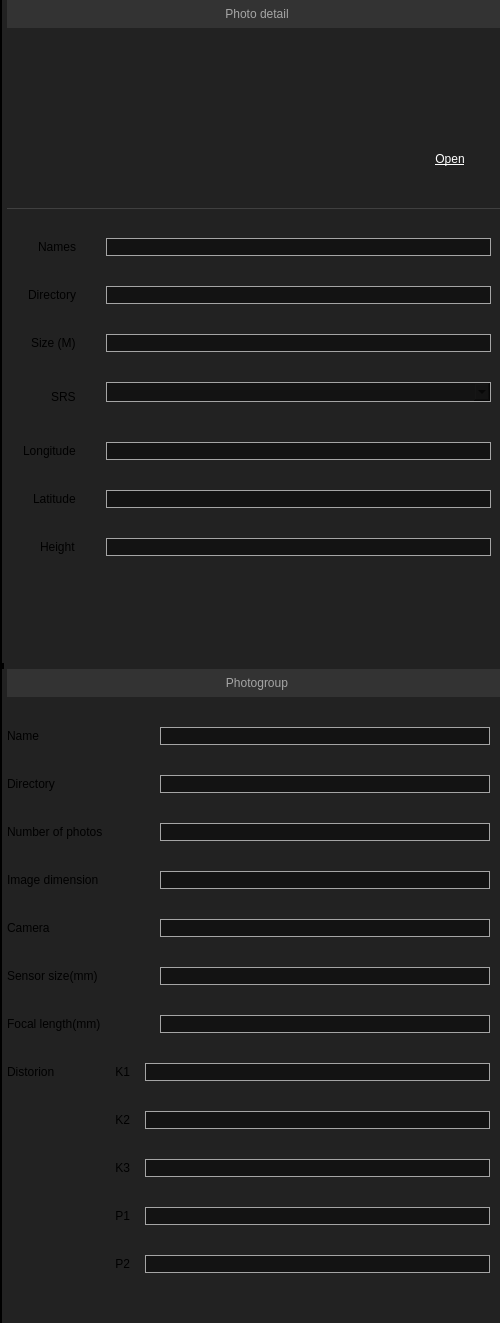
            <widget class="QWidget" name="widget" native="true">
             <property name="minimumSize">
              <size>
               <width>500</width>
               <height>0</height>
              </size>
             </property>
             <property name="maximumSize">
              <size>
               <width>500</width>
               <height>16777215</height>
              </size>
             </property>
             <property name="focusPolicy">
              <enum>Qt::ClickFocus</enum>
             </property>
             <property name="styleSheet">
              <string notr="true">border-left:4px solid  #000000;
background-color: rgb(34, 34, 34);</string>
             </property>
             <layout class="QGridLayout" name="gridLayout_12">
              <property name="leftMargin">
               <number>2</number>
              </property>
              <property name="topMargin">
               <number>0</number>
              </property>
              <property name="rightMargin">
               <number>0</number>
              </property>
              <property name="bottomMargin">
               <number>0</number>
              </property>
              <property name="horizontalSpacing">
               <number>0</number>
              </property>
              <item row="1" column="0">
               <widget class="QWidget" name="wgt_photogroup_info_" native="true">
                <property name="styleSheet">
                 <string notr="true"/>
                </property>
                <layout class="QVBoxLayout" name="verticalLayout_8">
                 <property name="spacing">
                  <number>0</number>
                 </property>
                 <property name="leftMargin">
                  <number>0</number>
                 </property>
                 <property name="topMargin">
                  <number>0</number>
                 </property>
                 <property name="rightMargin">
                  <number>0</number>
                 </property>
                 <property name="bottomMargin">
                  <number>0</number>
                 </property>
                 <item>
                  <widget class="QWidget" name="wgt_form_photogroup" native="true">
                   <property name="enabled">
                    <bool>true</bool>
                   </property>
                   <property name="styleSheet">
                    <string notr="true">QWidget
{
background-color: #222222;
border:0px solid;
}

QLineEdit
{
background-color:#131313;
border:1px solid;
border-color: #A5A5A5;
}
</string>
                   </property>
                   <layout class="QGridLayout" name="gridLayout_5">
                    <property name="leftMargin">
                     <number>5</number>
                    </property>
                    <property name="topMargin">
                     <number>0</number>
                    </property>
                    <property name="rightMargin">
                     <number>10</number>
                    </property>
                    <property name="bottomMargin">
                     <number>10</number>
                    </property>
                    <property name="horizontalSpacing">
                     <number>15</number>
                    </property>
                    <property name="verticalSpacing">
                     <number>30</number>
                    </property>
                    <item row="7" column="3">
                     <widget class="QLineEdit" name="le_photogroup_sensorsize">
                      <property name="styleSheet">
                       <string notr="true"/>
                      </property>
                      <property name="readOnly">
                       <bool>false</bool>
                      </property>
                     </widget>
                    </item>
                    <item row="5" column="0" colspan="2">
                     <widget class="QLabel" name="label_27">
                      <property name="text">
                       <string>Image dimension</string>
                      </property>
                     </widget>
                    </item>
                    <item row="1" column="3">
                     <widget class="QLineEdit" name="le_photogroup_name">
                      <property name="styleSheet">
                       <string notr="true"/>
                      </property>
                      <property name="readOnly">
                       <bool>false</bool>
                      </property>
                     </widget>
                    </item>
                    <item row="11" column="2" colspan="2">
                     <widget class="QLineEdit" name="le_k3_2">
                      <property name="styleSheet">
                       <string notr="true"/>
                      </property>
                      <property name="readOnly">
                       <bool>false</bool>
                      </property>
                     </widget>
                    </item>
                    <item row="2" column="3">
                     <widget class="QLineEdit" name="le_photogroup_dir">
                      <property name="styleSheet">
                       <string notr="true"/>
                      </property>
                      <property name="readOnly">
                       <bool>false</bool>
                      </property>
                     </widget>
                    </item>
                    <item row="8" column="0" colspan="2">
                     <widget class="QLabel" name="label_focalength">
                      <property name="text">
                       <string>Focal length(mm)</string>
                      </property>
                     </widget>
                    </item>
                    <item row="13" column="1">
                     <widget class="QLabel" name="k3Label_2">
                      <property name="minimumSize">
                       <size>
                        <width>60</width>
                        <height>0</height>
                       </size>
                      </property>
                      <property name="text">
                       <string>P2</string>
                      </property>
                      <property name="alignment">
                       <set>Qt::AlignRight|Qt::AlignTrailing|Qt::AlignVCenter</set>
                      </property>
                     </widget>
                    </item>
                    <item row="3" column="0" colspan="3">
                     <widget class="QLabel" name="label_18">
                      <property name="text">
                       <string>Number of photos</string>
                      </property>
                     </widget>
                    </item>
                    <item row="7" column="0" colspan="2">
                     <widget class="QLabel" name="label_28">
                      <property name="text">
                       <string>Sensor size(mm)</string>
                      </property>
                     </widget>
                    </item>
                    <item row="13" column="2" colspan="2">
                     <widget class="QLineEdit" name="le_p2_2">
                      <property name="styleSheet">
                       <string notr="true"/>
                      </property>
                      <property name="readOnly">
                       <bool>false</bool>
                      </property>
                     </widget>
                    </item>
                    <item row="2" column="0">
                     <widget class="QLabel" name="label_16">
                      <property name="text">
                       <string>Directory</string>
                      </property>
                     </widget>
                    </item>
                    <item row="9" column="0">
                     <widget class="QLabel" name="label_30">
                      <property name="text">
                       <string>Distorion</string>
                      </property>
                     </widget>
                    </item>
                    <item row="10" column="2" colspan="2">
                     <widget class="QLineEdit" name="le_k2_2">
                      <property name="styleSheet">
                       <string notr="true"/>
                      </property>
                      <property name="readOnly">
                       <bool>false</bool>
                      </property>
                     </widget>
                    </item>
                    <item row="1" column="0">
                     <widget class="QLabel" name="label_14">
                      <property name="text">
                       <string>Name</string>
                      </property>
                     </widget>
                    </item>
                    <item row="5" column="3">
                     <widget class="QLineEdit" name="le_photogroup_imagesize">
                      <property name="styleSheet">
                       <string notr="true"/>
                      </property>
                      <property name="readOnly">
                       <bool>false</bool>
                      </property>
                     </widget>
                    </item>
                    <item row="9" column="2" colspan="2">
                     <widget class="QLineEdit" name="le_k1_2">
                      <property name="styleSheet">
                       <string notr="true"/>
                      </property>
                      <property name="readOnly">
                       <bool>false</bool>
                      </property>
                     </widget>
                    </item>
                    <item row="6" column="0">
                     <widget class="QLabel" name="label_26">
                      <property name="text">
                       <string>Camera</string>
                      </property>
                     </widget>
                    </item>
                    <item row="6" column="3">
                     <widget class="QLineEdit" name="le_photogroup_camera">
                      <property name="styleSheet">
                       <string notr="true"/>
                      </property>
                      <property name="readOnly">
                       <bool>false</bool>
                      </property>
                     </widget>
                    </item>
                    <item row="0" column="0" colspan="4">
                     <widget class="QLabel" name="label_4">
                      <property name="minimumSize">
                       <size>
                        <width>500</width>
                        <height>28</height>
                       </size>
                      </property>
                      <property name="maximumSize">
                       <size>
                        <width>500</width>
                        <height>28</height>
                       </size>
                      </property>
                      <property name="styleSheet">
                       <string notr="true">color:#A5A5A5;
background-color: rgb(51, 51, 51);</string>
                      </property>
                      <property name="text">
                       <string>Photogroup</string>
                      </property>
                      <property name="alignment">
                       <set>Qt::AlignCenter</set>
                      </property>
                     </widget>
                    </item>
                    <item row="3" column="3">
                     <widget class="QLineEdit" name="le_photogroup_num">
                      <property name="styleSheet">
                       <string notr="true"/>
                      </property>
                      <property name="readOnly">
                       <bool>false</bool>
                      </property>
                     </widget>
                    </item>
                    <item row="9" column="1">
                     <widget class="QLabel" name="label_9">
                      <property name="minimumSize">
                       <size>
                        <width>60</width>
                        <height>0</height>
                       </size>
                      </property>
                      <property name="text">
                       <string>K1</string>
                      </property>
                      <property name="alignment">
                       <set>Qt::AlignRight|Qt::AlignTrailing|Qt::AlignVCenter</set>
                      </property>
                     </widget>
                    </item>
                    <item row="11" column="1">
                     <widget class="QLabel" name="label_32">
                      <property name="minimumSize">
                       <size>
                        <width>60</width>
                        <height>0</height>
                       </size>
                      </property>
                      <property name="text">
                       <string>K3</string>
                      </property>
                      <property name="alignment">
                       <set>Qt::AlignRight|Qt::AlignTrailing|Qt::AlignVCenter</set>
                      </property>
                     </widget>
                    </item>
                    <item row="8" column="3">
                     <widget class="QLineEdit" name="le_focalength">
                      <property name="styleSheet">
                       <string notr="true"/>
                      </property>
                      <property name="readOnly">
                       <bool>false</bool>
                      </property>
                     </widget>
                    </item>
                    <item row="10" column="1">
                     <widget class="QLabel" name="label_31">
                      <property name="minimumSize">
                       <size>
                        <width>60</width>
                        <height>0</height>
                       </size>
                      </property>
                      <property name="text">
                       <string>K2</string>
                      </property>
                      <property name="alignment">
                       <set>Qt::AlignRight|Qt::AlignTrailing|Qt::AlignVCenter</set>
                      </property>
                     </widget>
                    </item>
                    <item row="12" column="1">
                     <widget class="QLabel" name="label_33">
                      <property name="minimumSize">
                       <size>
                        <width>60</width>
                        <height>0</height>
                       </size>
                      </property>
                      <property name="text">
                       <string>P1</string>
                      </property>
                      <property name="alignment">
                       <set>Qt::AlignRight|Qt::AlignTrailing|Qt::AlignVCenter</set>
                      </property>
                     </widget>
                    </item>
                    <item row="12" column="2" colspan="2">
                     <widget class="QLineEdit" name="le_p1_2">
                      <property name="styleSheet">
                       <string notr="true"/>
                      </property>
                      <property name="readOnly">
                       <bool>false</bool>
                      </property>
                     </widget>
                    </item>
                    <item row="14" column="1">
                     <spacer name="verticalSpacer_3">
                      <property name="orientation">
                       <enum>Qt::Vertical</enum>
                      </property>
                      <property name="sizeHint" stdset="0">
                       <size>
                        <width>20</width>
                        <height>40</height>
                       </size>
                      </property>
                     </spacer>
                    </item>
                   </layout>
                  </widget>
                 </item>
                </layout>
               </widget>
              </item>
              <item row="0" column="0">
               <widget class="QWidget" name="wgt_photo_priview" native="true">
                <property name="styleSheet">
                 <string notr="true">border:0px solid;</string>
                </property>
                <layout class="QGridLayout" name="gridLayout_4">
                 <property name="leftMargin">
                  <number>5</number>
                 </property>
                 <property name="topMargin">
                  <number>0</number>
                 </property>
                 <property name="rightMargin">
                  <number>0</number>
                 </property>
                 <property name="verticalSpacing">
                  <number>15</number>
                 </property>
                 <item row="0" column="0" colspan="4">
                  <widget class="QLabel" name="label_Group">
                   <property name="minimumSize">
                    <size>
                     <width>500</width>
                     <height>28</height>
                    </size>
                   </property>
                   <property name="maximumSize">
                    <size>
                     <width>500</width>
                     <height>28</height>
                    </size>
                   </property>
                   <property name="styleSheet">
                    <string notr="true">color:#A5A5A5;
background-color:#333333;
</string>
                   </property>
                   <property name="text">
                    <string>Photo detail</string>
                   </property>
                   <property name="alignment">
                    <set>Qt::AlignCenter</set>
                   </property>
                  </widget>
                 </item>
                 <item row="1" column="0">
                  <layout class="QVBoxLayout" name="verticalLayout_5" stretch="0">
                   <property name="leftMargin">
                    <number>20</number>
                   </property>
                   <property name="rightMargin">
                    <number>15</number>
                   </property>
                   <property name="bottomMargin">
                    <number>20</number>
                   </property>
                   <item>
                    <spacer name="verticalSpacer_7">
                     <property name="orientation">
                      <enum>Qt::Vertical</enum>
                     </property>
                     <property name="sizeHint" stdset="0">
                      <size>
                       <width>20</width>
                       <height>40</height>
                      </size>
                     </property>
                    </spacer>
                   </item>
                  </layout>
                 </item>
                 <item row="1" column="1" colspan="2">
                  <widget class="QGraphicsView" name="graphics_view_photo">
                   <property name="sizePolicy">
                    <sizepolicy hsizetype="Expanding" vsizetype="Preferred">
                     <horstretch>0</horstretch>
                     <verstretch>0</verstretch>
                    </sizepolicy>
                   </property>
                   <property name="minimumSize">
                    <size>
                     <width>260</width>
                     <height>150</height>
                    </size>
                   </property>
                   <property name="maximumSize">
                    <size>
                     <width>260</width>
                     <height>150</height>
                    </size>
                   </property>
                  </widget>
                 </item>
                 <item row="1" column="3">
                  <layout class="QVBoxLayout" name="verticalLayout_4" stretch="0,1">
                   <property name="leftMargin">
                    <number>20</number>
                   </property>
                   <property name="rightMargin">
                    <number>15</number>
                   </property>
                   <property name="bottomMargin">
                    <number>20</number>
                   </property>
                   <item>
                    <spacer name="verticalSpacer_5">
                     <property name="orientation">
                      <enum>Qt::Vertical</enum>
                     </property>
                     <property name="sizeHint" stdset="0">
                      <size>
                       <width>20</width>
                       <height>40</height>
                      </size>
                     </property>
                    </spacer>
                   </item>
                   <item>
                    <widget class="QLabel" name="label_photo_open">
                     <property name="minimumSize">
                      <size>
                       <width>70</width>
                       <height>28</height>
                      </size>
                     </property>
                     <property name="maximumSize">
                      <size>
                       <width>70</width>
                       <height>28</height>
                      </size>
                     </property>
                     <property name="styleSheet">
                      <string notr="true"/>
                     </property>
                     <property name="text">
                      <string>&lt;html&gt;&lt;head / &gt;&lt;body&gt;&lt;p&gt;&lt;a href = &quot; &quot;&gt;&lt;span style=&quot; text-decoration: underline; color:#ffffff;&quot;&gt;Open&lt;/span&gt;&lt;/a&gt;&lt;/p&gt;&lt;/body&gt;&lt;/html&gt;</string>
                     </property>
                     <property name="alignment">
                      <set>Qt::AlignCenter</set>
                     </property>
                     <property name="openExternalLinks">
                      <bool>false</bool>
                     </property>
                    </widget>
                   </item>
                  </layout>
                 </item>
                 <item row="3" column="2">
                  <spacer name="verticalSpacer_6">
                   <property name="orientation">
                    <enum>Qt::Vertical</enum>
                   </property>
                   <property name="sizeType">
                    <enum>QSizePolicy::Expanding</enum>
                   </property>
                   <property name="sizeHint" stdset="0">
                    <size>
                     <width>20</width>
                     <height>68</height>
                    </size>
                   </property>
                  </spacer>
                 </item>
                 <item row="2" column="0" colspan="4">
                  <widget class="QWidget" name="widget_normal" native="true">
                   <property name="enabled">
                    <bool>true</bool>
                   </property>
                   <property name="sizePolicy">
                    <sizepolicy hsizetype="Preferred" vsizetype="Preferred">
                     <horstretch>0</horstretch>
                     <verstretch>0</verstretch>
                    </sizepolicy>
                   </property>
                   <property name="mouseTracking">
                    <bool>true</bool>
                   </property>
                   <property name="styleSheet">
                    <string notr="true">QWidget
{
background-color: #222222;
}

QWidget#widget_normal
{
	border-top:1px solid #404040;
}



QLineEdit
{
background-color:#131313;
border:1px solid;
border-color: #A5A5A5;
}

QComboBox
{
background-color:#131313;
border:1px solid;
border-color: #A5A5A5;
}</string>
                   </property>
                   <layout class="QFormLayout" name="formLayout">
                    <property name="labelAlignment">
                     <set>Qt::AlignRight|Qt::AlignTrailing|Qt::AlignVCenter</set>
                    </property>
                    <property name="horizontalSpacing">
                     <number>30</number>
                    </property>
                    <property name="verticalSpacing">
                     <number>30</number>
                    </property>
                    <property name="topMargin">
                     <number>30</number>
                    </property>
                    <property name="bottomMargin">
                     <number>30</number>
                    </property>
                    <item row="0" column="0">
                     <widget class="QLabel" name="label_2">
                      <property name="sizePolicy">
                       <sizepolicy hsizetype="Preferred" vsizetype="Preferred">
                        <horstretch>0</horstretch>
                        <verstretch>0</verstretch>
                       </sizepolicy>
                      </property>
                      <property name="minimumSize">
                       <size>
                        <width>60</width>
                        <height>0</height>
                       </size>
                      </property>
                      <property name="text">
                       <string>Names</string>
                      </property>
                      <property name="alignment">
                       <set>Qt::AlignRight|Qt::AlignTrailing|Qt::AlignVCenter</set>
                      </property>
                     </widget>
                    </item>
                    <item row="0" column="1">
                     <widget class="QLineEdit" name="le_name">
                      <property name="enabled">
                       <bool>true</bool>
                      </property>
                      <property name="tabletTracking">
                       <bool>true</bool>
                      </property>
                      <property name="focusPolicy">
                       <enum>Qt::ClickFocus</enum>
                      </property>
                      <property name="styleSheet">
                       <string notr="true"/>
                      </property>
                      <property name="readOnly">
                       <bool>false</bool>
                      </property>
                     </widget>
                    </item>
                    <item row="1" column="0">
                     <widget class="QLabel" name="label_3">
                      <property name="minimumSize">
                       <size>
                        <width>60</width>
                        <height>0</height>
                       </size>
                      </property>
                      <property name="text">
                       <string>Directory</string>
                      </property>
                      <property name="alignment">
                       <set>Qt::AlignRight|Qt::AlignTrailing|Qt::AlignVCenter</set>
                      </property>
                     </widget>
                    </item>
                    <item row="1" column="1">
                     <widget class="QLineEdit" name="le_path">
                      <property name="styleSheet">
                       <string notr="true"/>
                      </property>
                      <property name="readOnly">
                       <bool>false</bool>
                      </property>
                     </widget>
                    </item>
                    <item row="2" column="0">
                     <widget class="QLabel" name="label_20">
                      <property name="text">
                       <string>Size (M)</string>
                      </property>
                     </widget>
                    </item>
                    <item row="2" column="1">
                     <widget class="QLineEdit" name="le_photo_ser_siz">
                      <property name="styleSheet">
                       <string notr="true"/>
                      </property>
                      <property name="readOnly">
                       <bool>false</bool>
                      </property>
                     </widget>
                    </item>
                    <item row="3" column="0">
                     <widget class="QLabel" name="label_22">
                      <property name="sizePolicy">
                       <sizepolicy hsizetype="Preferred" vsizetype="Fixed">
                        <horstretch>0</horstretch>
                        <verstretch>0</verstretch>
                       </sizepolicy>
                      </property>
                      <property name="minimumSize">
                       <size>
                        <width>0</width>
                        <height>30</height>
                       </size>
                      </property>
                      <property name="styleSheet">
                       <string notr="true">background-color: #222222;
border:0px solid;</string>
                      </property>
                      <property name="text">
                       <string>SRS</string>
                      </property>
                      <property name="alignment">
                       <set>Qt::AlignLeading|Qt::AlignLeft|Qt::AlignVCenter</set>
                      </property>
                     </widget>
                    </item>
                    <item row="4" column="0">
                     <widget class="QLabel" name="label_23">
                      <property name="text">
                       <string>Longitude</string>
                      </property>
                     </widget>
                    </item>
                    <item row="4" column="1">
                     <widget class="QLineEdit" name="le_pos_lon">
                      <property name="styleSheet">
                       <string notr="true"/>
                      </property>
                      <property name="readOnly">
                       <bool>false</bool>
                      </property>
                     </widget>
                    </item>
                    <item row="5" column="0">
                     <widget class="QLabel" name="label_24">
                      <property name="text">
                       <string>Latitude</string>
                      </property>
                     </widget>
                    </item>
                    <item row="5" column="1">
                     <widget class="QLineEdit" name="le_pos_lat">
                      <property name="styleSheet">
                       <string notr="true"/>
                      </property>
                      <property name="readOnly">
                       <bool>false</bool>
                      </property>
                     </widget>
                    </item>
                    <item row="6" column="0">
                     <widget class="QLabel" name="label_25">
                      <property name="text">
                       <string>Height</string>
                      </property>
                     </widget>
                    </item>
                    <item row="6" column="1">
                     <widget class="QLineEdit" name="le_pos_height">
                      <property name="styleSheet">
                       <string notr="true"/>
                      </property>
                      <property name="readOnly">
                       <bool>false</bool>
                      </property>
                     </widget>
                    </item>
                    <item row="3" column="1">
                     <widget class="QComboBox" name="comboBox">
                      <property name="minimumSize">
                       <size>
                        <width>0</width>
                        <height>20</height>
                       </size>
                      </property>
                      <property name="maximumSize">
                       <size>
                        <width>16777215</width>
                        <height>20</height>
                       </size>
                      </property>
                      <property name="styleSheet">
                       <string notr="true">font: 12px &quot;Arial&quot;;</string>
                      </property>
                     </widget>
                    </item>
                   </layout>
                   <zorder>le_name</zorder>
                   <zorder>label_2</zorder>
                   <zorder>label_3</zorder>
                   <zorder>le_path</zorder>
                   <zorder>label_20</zorder>
                   <zorder>le_photo_ser_siz</zorder>
                   <zorder>label_22</zorder>
                   <zorder>label_23</zorder>
                   <zorder>le_pos_lon</zorder>
                   <zorder>label_24</zorder>
                   <zorder>le_pos_lat</zorder>
                   <zorder>label_25</zorder>
                   <zorder>le_pos_height</zorder>
                   <zorder>comboBox</zorder>
                  </widget>
                 </item>
                </layout>
               </widget>
              </item>
             </layout>
            </widget>
